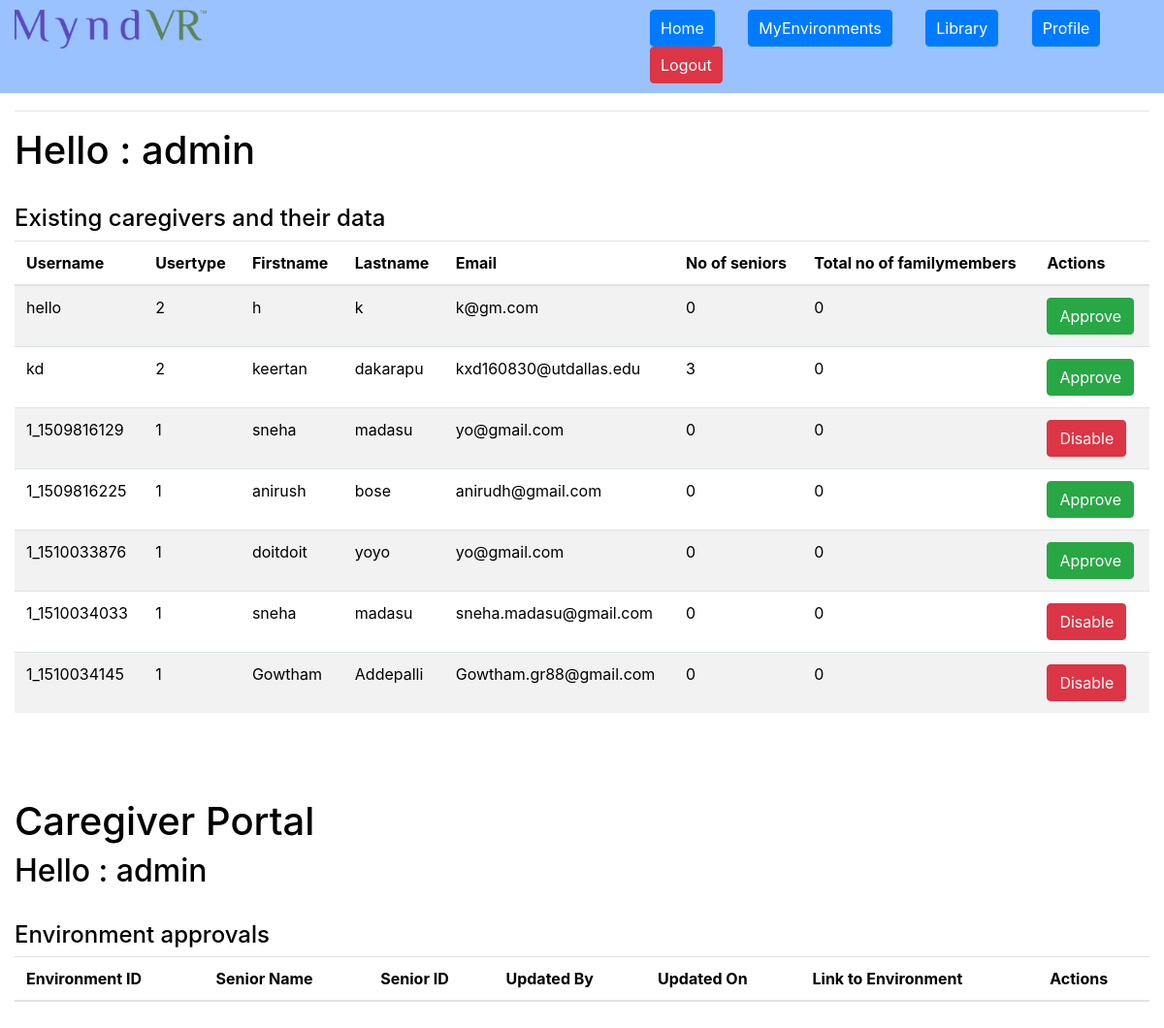
Before: /index.php?pagetype=home (signed in) with the older database file.
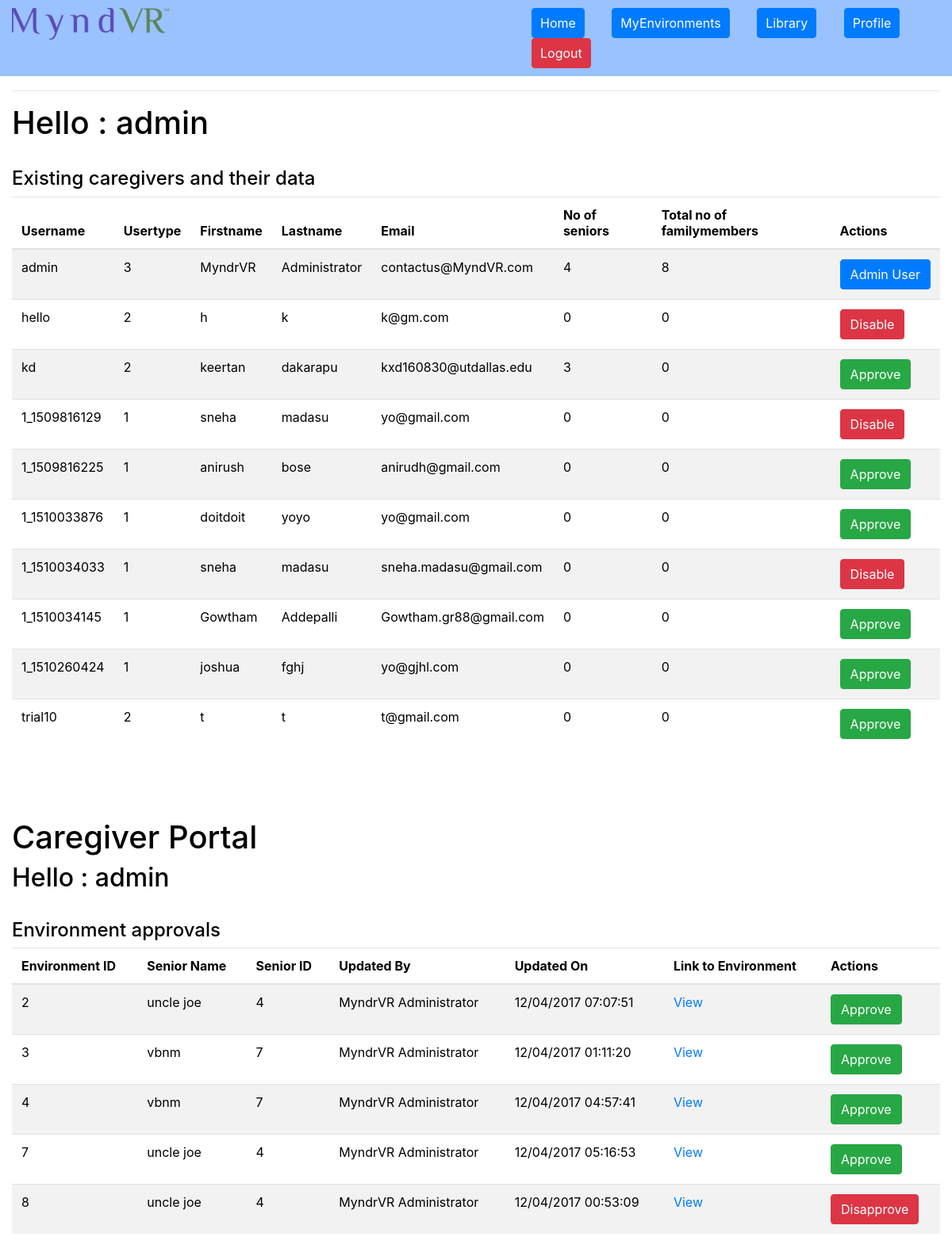
After: the same page with the newer database file.
### tables this page shows
CREATE TABLE `userlogin` (
  `user_id` int(4) NOT NULL,
  `username` varchar(150) NOT NULL,
  `password` varchar(150) NOT NULL,
  `usertype` int(2) NOT NULL,
  `token` varchar(200) DEFAULT '0',
  `lastlogin` varchar(100) NOT NULL DEFAULT '0',
  `flag` int(2) NOT NULL
);

CREATE TABLE `userdetails` (
  `user_id` int(4) NOT NULL,
  `username` varchar(100) NOT NULL,
  `firstname` varchar(150) NOT NULL,
  `lastname` varchar(150) NOT NULL,
  `email` varchar(200) NOT NULL,
  `createdon` varchar(100) NOT NULL
);

CREATE TABLE `env1` (
  `env_config_id` int(11) NOT NULL,
  `user_id` int(4) NOT NULL,
  `s_id` int(11) NOT NULL,
  `timestamp` varchar(100) NOT NULL,
  `flag` int(1) NOT NULL DEFAULT '0',
  `img_no` int(2) NOT NULL DEFAULT '8',
  `img_placeholder_1` int(5) NOT NULL DEFAULT '0',
  `img_placeholder_2` int(5) NOT NULL DEFAULT '0',
  `img_placeholder_3` int(5) NOT NULL DEFAULT '0',
  `img_placeholder_4` int(5) NOT NULL DEFAULT '0',
  `img_placeholder_5` int(5) NOT NULL DEFAULT '0',
  `img_placeholder_6` int(5) NOT NULL DEFAULT '0',
  `img_placeholder_7` int(5) NOT NULL DEFAULT '0',
  `img_placeholder_8` int(5) NOT NULL DEFAULT '0'
);

CREATE TABLE `seniors` (
  `s_id` int(11) NOT NULL,
  `user_id` int(6) NOT NULL,
  `profile` int(3) NOT NULL,
  `fullname` varchar(200) NOT NULL,
  `details` varchar(500) NOT NULL,
  `timestamp` varchar(100) NOT NULL,
  `flag` int(1) NOT NULL
);

### userauth.php (called while the page is built, shortened)
<?php
if(isset($_SESSION['username']))
{
$username = $_SESSION['username'];
$user_id = $_SESSION['user_id'];
}
else
{
	header('Location: index.php?pagetype=login');
}
	?>

### adminpage.php (the view, shortened to what the changed rows need)
<div class="col">
<h2>Admin Panel</h2><hr>
<h1>Hello
<?php echo ': '.$username;?></h1><br>
<div class="row">
	 <table class="table table-striped">
   <thead>
     <tr>
    <th>Username</th>
       <th>Usertype</th>
	<th>Firstname</th>
       <th>Lastname</th>
       <th>Email</th>
	<th>No of seniors</th>
	<th>Total no of familymembers</th>
	<th>Actions</th>
     </tr>
   </thead>
   <tbody>
 <?php
	$query = "Select * from userlogin natural join userdetails";
	$results = mysqli_query($con, $query);
	while($row = mysqli_fetch_array($results))
	{
		$dis_user_id = $row['user_id'];
		$dis_username = $row['username'];
		$dis_usertype = $row['usertype'];
		$dis_firstname = $row['firstname'];
		$dis_lastname = $row['lastname'];
		$dis_email = $row['email'];
		$flag = $row['flag'];
		$dis_seniorcount = 0;
		$dis_famcount = 0;
	$subquery = "Select 1 from seniors where user_id = $dis_user_id";
	$subresults = mysqli_query($con, $subquery);
	while($subrow = mysqli_fetch_array($subresults))
	{
		$dis_seniorcount = $dis_seniorcount + 1;
	}
	$subquery = "Select 1 from familymembers where user_id = $dis_user_id";
	$subresults = mysqli_query($con, $subquery);
	while($subrow = mysqli_fetch_array($subresults))
	{
		$dis_famcount = $dis_famcount + 1;
	}
  echo '
	<tr>';
	if($flag==0)
		echo '<td><i class="fa fa-circle statusred" aria-hidden="true"></i> '.$dis_username.'</td>';
    else
		echo '<td><i class="fa fa-circle statusgreen" aria-hidden="true"></i> '.$dis_username.'</td>';
	echo '<td>'.$dis_usertype.'</td>
	<td>'.$dis_firstname.'</td>
       <td>'.$dis_lastname.'</td>
       <td>'.$dis_email.'</td>
       <td>'.$dis_seniorcount.'</td>
       <td>'.$dis_famcount.'</td>';
	if($dis_usertype<3)
	{
	if($flag==0)
		echo '<td><a href="approve_backend.php?flag1='.$dis_user_id.'"><button data-id="'.$dis_user_id.'" class="btn btn-success adminapprove">Approve</button></a></td>';
	else
		echo '<td><a href="disapprove_backend.php?flag1='.$dis_user_id.'"><button data-id="'.$dis_user_id.'" class="btn btn-danger admindisable">Disable</button></a></td>';
	}
	else
	{
		echo '<td><button class="btn btn-primary">Admin User</button></td>';
	}
	echo '</tr>';
	}
    ?>
   </tbody>
 </table>
</div>
</div>

### caregiverpage.php (shortened to what the changed rows need)
<div class="col">
<br><br><br>
<h1>Caregiver Portal</h1>
<h2><?php echo 'Hello : '.$username;?></h2><br>
<div class="row">
	 <table class="table table-striped">
   <thead>
     <tr>
       <th>Environment ID</th>
    <th>Senior Name</th>
       <th>Senior ID</th>
	<th>Updated By</th>
       <th>Updated On</th>
	<th>Link to Environment</th>
	<th>Actions</th>
     </tr>
   </thead>
   <tbody>
 <?php
	$query = "SELECT * FROM environments where flag =1";
	$results = mysqli_query($con, $query);
	while($row = mysqli_fetch_array($results))
	{
		$tablename = $row['tablename'];
		$env_id = $row['env_id'];
		$subquery = "SELECT * FROM ".$tablename." WHERE user_id=$user_id and not flag = -2";
		$subresults = mysqli_query($con, $subquery);
		while($subrow = mysqli_fetch_array($subresults))
		{
			$dis_s_id = $subrow["s_id"];
			$dis_flag = $subrow["flag"];
			$dis_env_config_id = $subrow["env_config_id"];
			$dis_timestamp = $subrow["timestamp"];
			$dis_env_link = "index.php?pagetype=view&env_id=".$env_id."&env_config_id=".$dis_env_config_id;
			$subquery2 = "SELECT handler_id, timestamp from logfile where content_id = $dis_env_config_id order by timestamp desc limit 1";
			$subresults2 = mysqli_query($con, $subquery2);
			while($subrow2 = mysqli_fetch_array($subresults2))
			{
				$dis_handler_id = $subrow2["handler_id"];
			}
			$subquery2 = "SELECT fullname from seniors where s_id = $dis_s_id";
			$subresults2 = mysqli_query($con, $subquery2);
			while($subrow2 = mysqli_fetch_array($subresults2))
			{
				$dis_seniorname = $subrow2["fullname"];
			}
			$subquery2 = "SELECT firstname, lastname from userdetails where user_id = $dis_handler_id";
			$subresults2 = mysqli_query($con, $subquery2);
			while($subrow2 = mysqli_fetch_array($subresults2))
			{
				$dis_handler_name = $subrow2["firstname"] . ' '. $subrow2["lastname"];
			}
			echo '
				<tr>';
				if($dis_flag==0)
					echo '<td><i class="fa fa-circle statusred" aria-hidden="true"></i> '.$dis_env_config_id.'</td>';
				else
					echo '<td><i class="fa fa-circle statusgreen" aria-hidden="true"></i> '.$dis_env_config_id.'</td>';
				echo '<td>'.$dis_seniorname.'</td>
				<td>'.$dis_s_id.'</td>
				<td>'.$dis_handler_name.'</td>
				<td>'.date('m/d/Y H:i:s', $dis_timestamp).'</td>
				<td><a href="'.$dis_env_link.'">View</a></td>';
				if($dis_flag==0)
				{
					echo '<td><a href="envapprove_backend.php?env_id='.$env_id.'&env_config_id='.$dis_env_config_id.'"><button class="btn btn-success">Approve</button></a></td>';
				}
				else if($dis_flag==1)
				{
					echo '<td><a href="envdisapprove_backend.php?env_id='.$env_id.'&env_config_id='.$dis_env_config_id.'"><button class="btn btn-danger">Disapprove</button></a></td>';
				}
				else if($dis_flag==-1)
				{
					echo '<td><button class="btn btn-default">Rejected</button></td>';
				}
			  echo '</tr>';
		}
	}
    ?>
   </tbody>
 </table>
</div>
<br><br><br><br><br><br>
</div>

Changed rows visible on the page:
now on this page (row edited): userlogin: username "admin", usertype "3", userdetails.firstname "MyndrVR", userdetails.lastname "Administrator", userdetails.email "contactus@MyndVR.com", dis_seniorcount "4", dis_famcount "8", shows "Admin User"
changed userlogin "hello": flag "Approve" → "Disable"
changed userlogin "Gowtham": flag "Disable" → "Approve"
added userlogin: username "1_1510260424", usertype "1", userdetails.firstname "joshua", userdetails.lastname "fghj", userdetails.email "yo@gjhl.com", dis_seniorcount "0", dis_famcount "0"
added userlogin: username "trial10", usertype "2", userdetails.firstname "t", userdetails.lastname "t", userdetails.email "t@gmail.com", dis_seniorcount "0", dis_famcount "0"
added env1: env_config_id "2", s.fullname "uncle joe", s "4", user.lastname "MyndrVR Administrator", timestamp "12/04/2017 07:07:51"
added env1: env_config_id "3", s.fullname "vbnm", s "7", user.lastname "MyndrVR Administrator", timestamp "12/04/2017 01:11:20"
added env1: env_config_id "4", s.fullname "vbnm", s "7", user.lastname "MyndrVR Administrator", timestamp "12/04/2017 04:57:41"
added env1: env_config_id "7", s.fullname "uncle joe", s "4", user.lastname "MyndrVR Administrator", timestamp "12/04/2017 05:16:53"
added env1: env_config_id "8", s.fullname "uncle joe", s "4", user.lastname "MyndrVR Administrator", timestamp "12/04/2017 00:53:09"
